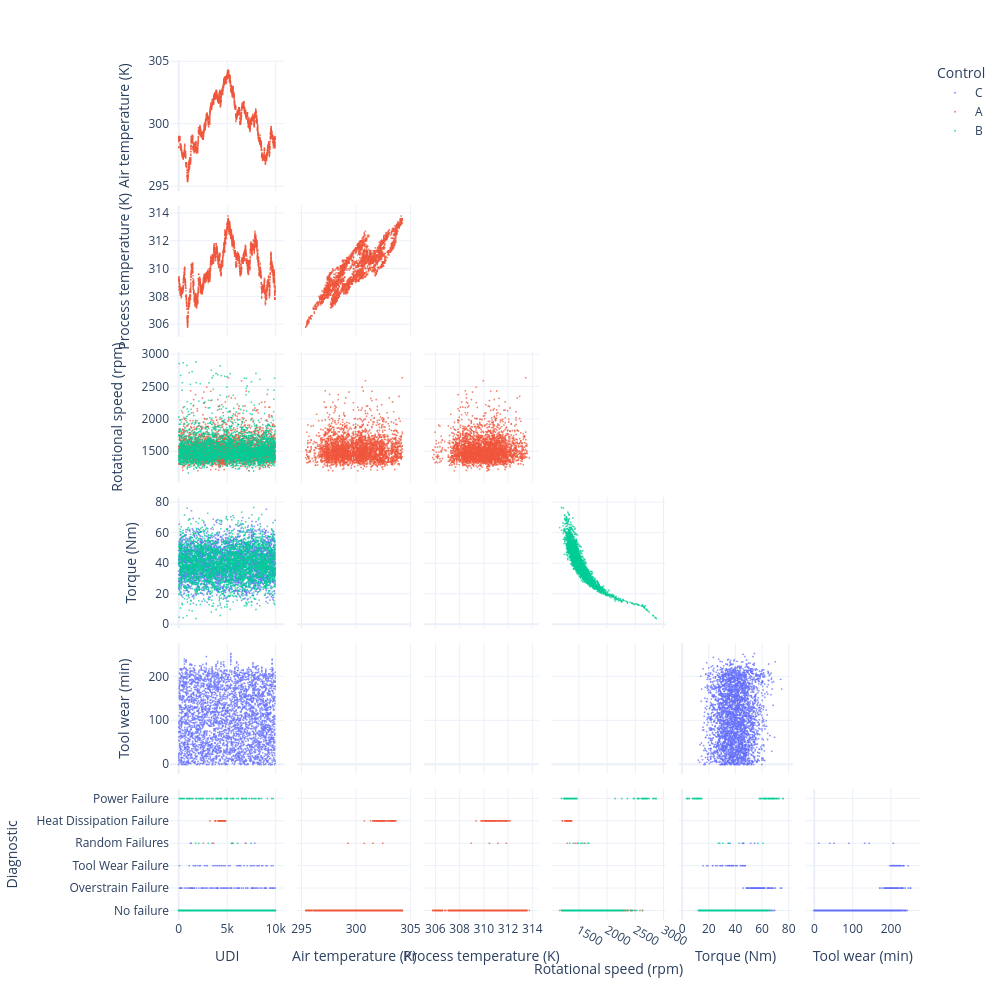

The notebook cell saved with this chart:
### Code cell
# pairplot for basic data distribution
fig_size = 1000

data_sort = "UDI"

df_sorted = df.sort_values("UDI")

par_2 = px.scatter_matrix(
    df,
    dimensions=['UDI',
 #'Date',
 #'System',
 #'Control',
 #'Product ID',
 #'Type',
 'Air temperature (K)',
 'Process temperature (K)',
 'Rotational speed (rpm)',
 'Torque (Nm)',
 'Tool wear (min)',
 'Diagnostic'],
    color='Control',
    #symbol='group',  # Different symbols per group
    #labels=False,

    opacity=0.7,
    #size='value',  # Size by another variable
    #hover_data=['id', 'name']  # Additional hover info
    height=fig_size,
    width=fig_size
)

# Hide upper triangle
par_2.update_traces(showupperhalf=False)

# Hide diagonal
par_2.update_traces(diagonal_visible=False)

# Customize marker size
par_2.update_traces(marker=dict(size=2))

par_2.show()

### Figure 1 — Plotly figure (JSON) as saved in the notebook; plotly's stock layout.template omitted (floating-point values rounded to 4 significant figures; data arrays with more than 128 entries replaced by an {"elided": "..."} marker saying what was removed)
{"data": [{"diagonal": {"visible": false}, "dimensions": [{"axis": {"matches": true}, "label": "UDI", "values": {"elided": "3321 int values"}}, {"axis": {"matches": true}, "label": "Air temperature (K)", "values": {"elided": "3321 float values"}}, {"axis": {"matches": true}, "label": "Process temperature (K)", "values": {"elided": "3321 float values"}}, {"axis": {"matches": true}, "label": "Rotational speed (rpm)", "values": {"elided": "3321 float values"}}, {"axis": {"matches": true}, "label": "Torque (Nm)", "values": {"elided": "3321 float values"}}, {"axis": {"matches": true}, "label": "Tool wear (min)", "values": {"elided": "3321 float values"}}, {"axis": {"matches": true}, "label": "Diagnostic", "values": {"elided": "3321 str values"}}], "hovertemplate": "Control=C<br>%{xaxis.title.text}=%{x}<br>%{yaxis.title.text}=%{y}<extra></extra>", "legendgroup": "C", "marker": {"color": "#636efa", "opacity": 0.7, "size": 2, "symbol": "circle"}, "name": "C", "showlegend": true, "showupperhalf": false, "type": "splom"}, {"diagonal": {"visible": false}, "dimensions": [{"axis": {"matches": true}, "label": "UDI", "values": {"elided": "3437 int values"}}, {"axis": {"matches": true}, "label": "Air temperature (K)", "values": {"elided": "3437 float values"}}, {"axis": {"matches": true}, "label": "Process temperature (K)", "values": {"elided": "3437 float values"}}, {"axis": {"matches": true}, "label": "Rotational speed (rpm)", "values": {"elided": "3437 float values"}}, {"axis": {"matches": true}, "label": "Torque (Nm)", "values": {"elided": "3437 float values"}}, {"axis": {"matches": true}, "label": "Tool wear (min)", "values": {"elided": "3437 float values"}}, {"axis": {"matches": true}, "label": "Diagnostic", "values": {"elided": "3437 str values"}}], "hovertemplate": "Control=A<br>%{xaxis.title.text}=%{x}<br>%{yaxis.title.text}=%{y}<extra></extra>", "legendgroup": "A", "marker": {"color": "#EF553B", "opacity": 0.7, "size": 2, "symbol": "circle"}, "name": "A", "showlegend": true, "showupperhalf": false, "type": "splom"}, {"diagonal": {"visible": false}, "dimensions": [{"axis": {"matches": true}, "label": "UDI", "values": {"elided": "3242 int values"}}, {"axis": {"matches": true}, "label": "Air temperature (K)", "values": {"elided": "3242 float values"}}, {"axis": {"matches": true}, "label": "Process temperature (K)", "values": {"elided": "3242 float values"}}, {"axis": {"matches": true}, "label": "Rotational speed (rpm)", "values": {"elided": "3242 float values"}}, {"axis": {"matches": true}, "label": "Torque (Nm)", "values": {"elided": "3242 float values"}}, {"axis": {"matches": true}, "label": "Tool wear (min)", "values": {"elided": "3242 float values"}}, {"axis": {"matches": true}, "label": "Diagnostic", "values": {"elided": "3242 str values"}}], "hovertemplate": "Control=B<br>%{xaxis.title.text}=%{x}<br>%{yaxis.title.text}=%{y}<extra></extra>", "legendgroup": "B", "marker": {"color": "#00cc96", "opacity": 0.7, "size": 2, "symbol": "circle"}, "name": "B", "showlegend": true, "showupperhalf": false, "type": "splom"}], "layout": {"dragmode": "select", "height": 1000, "legend": {"title": {"text": "Control"}, "tracegroupgap": 0}, "margin": {"t": 60}, "width": 1000}}
